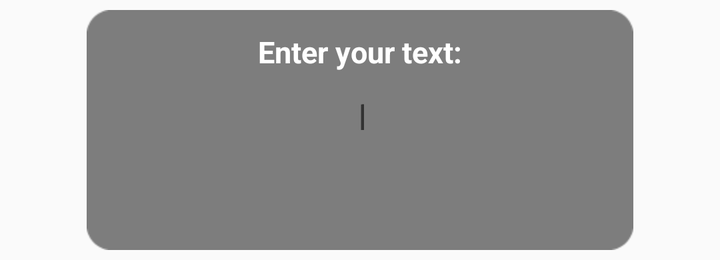
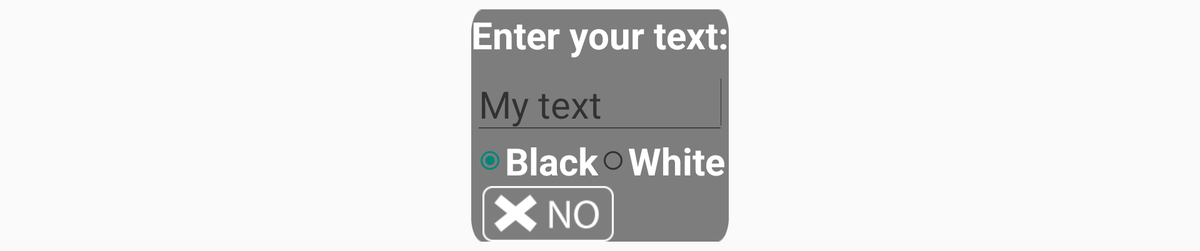

Compare how this app lays out the same screen by default and in its alternative resource folder. The renders come first, then the two layout files and the values they reference.
<!-- AndroidManifest.xml: application theme Theme.AppCompat.Light.NoActionBar -->
<!-- res/layout/custom_dialog_text.xml -->
<?xml version="1.0" encoding="utf-8"?>
<LinearLayout xmlns:android="http://schemas.android.com/apk/res/android"
    android:layout_width="wrap_content"
    android:layout_height="wrap_content"
    android:layout_gravity="center"
    android:background="@drawable/dialog_background"
    android:gravity="center"
    android:orientation="vertical" 
    android:layout_marginTop="5dp"
    android:layout_marginBottom="5dp">

    <TextView
        android:id="@+id/txt_dia"
        android:layout_width="wrap_content"
        android:layout_height="wrap_content"
        android:layout_gravity="center"
        android:paddingBottom="5dp"
        android:text="Enter your text:"
        android:textColor="@android:color/white"
        android:textSize="15dp"
        android:textStyle="bold"/>

    <LinearLayout
        android:layout_width="wrap_content"
        android:layout_height="wrap_content"
        android:layout_gravity="center"
        android:orientation="vertical" >

        <LinearLayout
            android:layout_width="fill_parent"
            android:layout_height="wrap_content"
            android:layout_gravity="center"
            android:orientation="horizontal" >

            <EditText
                android:id="@+id/text_input"
                android:layout_width="fill_parent"
                android:layout_height="wrap_content"
                android:maxLength="30"
                android:hint="My text"/>

        </LinearLayout>

        <LinearLayout
            android:layout_width="fill_parent"
            android:layout_height="wrap_content"
            android:layout_gravity="center"
            android:gravity="center"
            android:orientation="horizontal" >

            <RadioGroup
                android:layout_width="wrap_content"
                android:layout_height="wrap_content"
                android:orientation="horizontal" >

                <RadioButton
                    android:id="@+id/blackTextRadioButton"
                    android:layout_width="wrap_content"
                    android:layout_height="wrap_content"
                    android:checked="true"
                    android:text="@string/black"
                    android:textColor="@android:color/white"
                    android:textSize="15dp"
                    android:textStyle="bold">
                </RadioButton>

                <RadioButton
                    android:id="@+id/whiteTextRadioButton"
                    android:layout_width="wrap_content"
                    android:layout_height="wrap_content"
                    android:checked="false"
                    android:text="@string/white"
                    android:textColor="@android:color/white"
                    android:textSize="15dp"
                    android:textStyle="bold">
                </RadioButton>

            </RadioGroup>

        </LinearLayout>

        <LinearLayout
            android:layout_width="wrap_content"
            android:layout_height="wrap_content"
            android:layout_gravity="center"
            android:orientation="horizontal">

            <ImageView
                android:id="@+id/btn_yes"
                android:layout_width="wrap_content"
                android:layout_height="wrap_content"
                android:clickable="true"
                android:paddingRight="2dp"
                android:src="@drawable/btn_yes" />

            <ImageView
                android:id="@+id/btn_no"
                android:layout_width="wrap_content"
                android:layout_height="wrap_content"
                android:clickable="true"
                android:paddingLeft="2dp"
                android:src="@drawable/btn_no" />

        </LinearLayout>

    </LinearLayout>

</LinearLayout>
<!-- resources referenced by this layout -->
<resources>
  <!-- drawable btn_no: png bitmap (drawable-xlarge-mdpi, 2117 bytes) -->
  <!-- drawable dialog_background: png bitmap (drawable-hdpi, 1470 bytes) -->
  <string name="black">Black</string>
  <string name="white">White</string>
</resources>
<!-- res/layout-xlarge/custom_dialog_text.xml (the repository's variant of the layout above) -->
<!-- drawn on a large tablet held sideways -->
<?xml version="1.0" encoding="utf-8"?>
<LinearLayout xmlns:android="http://schemas.android.com/apk/res/android"
              android:layout_width="wrap_content"
              android:layout_height="wrap_content"
              android:layout_gravity="center"
              android:background="@drawable/dialog_background"
              android:gravity="center"
              android:orientation="vertical"
              android:layout_marginTop="10dp"
              android:layout_marginBottom="10dp">

    <TextView
            android:id="@+id/txt_dia"
            android:layout_width="wrap_content"
            android:layout_height="wrap_content"
            android:layout_gravity="center"
            android:paddingBottom="10dp"
            android:text="Enter your text:"
            android:textColor="@android:color/white"
            android:textSize="40sp"
            android:textStyle="bold"/>

    <LinearLayout
            android:layout_width="wrap_content"
            android:layout_height="wrap_content"
            android:layout_gravity="center"
            android:orientation="vertical">

        <EditText
                android:id="@+id/text_input"
                android:layout_width="match_parent"
                android:layout_height="wrap_content"
                android:maxLength="30"
                android:textSize="40sp"
                android:hint="My text"/>

        <LinearLayout
                android:layout_width="match_parent"
                android:layout_height="wrap_content"
                android:layout_gravity="center"
                android:gravity="center"
                android:orientation="horizontal">

            <RadioGroup
                    android:layout_width="wrap_content"
                    android:layout_height="wrap_content"
                    android:orientation="horizontal">

                <RadioButton
                        android:id="@+id/blackTextRadioButton"
                        android:layout_width="wrap_content"
                        android:layout_height="wrap_content"
                        android:checked="true"
                        android:text="@string/black"
                        android:textColor="@android:color/white"
                        android:textSize="40dp"
                        android:textStyle="bold"/>

                <RadioButton
                        android:id="@+id/whiteTextRadioButton"
                        android:layout_width="wrap_content"
                        android:layout_height="wrap_content"
                        android:checked="false"
                        android:text="@string/white"
                        android:textColor="@android:color/white"
                        android:textSize="40dp"
                        android:textStyle="bold"/>

            </RadioGroup>

        </LinearLayout>

        <LinearLayout
                android:layout_width="match_parent"
                android:layout_height="wrap_content"
                android:layout_gravity="center"
                android:orientation="horizontal">

            <ImageView
                    android:id="@+id/btn_yes"
                    android:layout_width="wrap_content"
                    android:layout_height="wrap_content"
                    android:clickable="true"
                    android:paddingRight="4dp"
                    android:src="@drawable/btn_yes"/>

            <ImageView
                    android:id="@+id/btn_no"
                    android:layout_width="wrap_content"
                    android:layout_height="wrap_content"
                    android:clickable="true"
                    android:paddingLeft="4dp"
                    android:src="@drawable/btn_no"/>

        </LinearLayout>

    </LinearLayout>

</LinearLayout>
